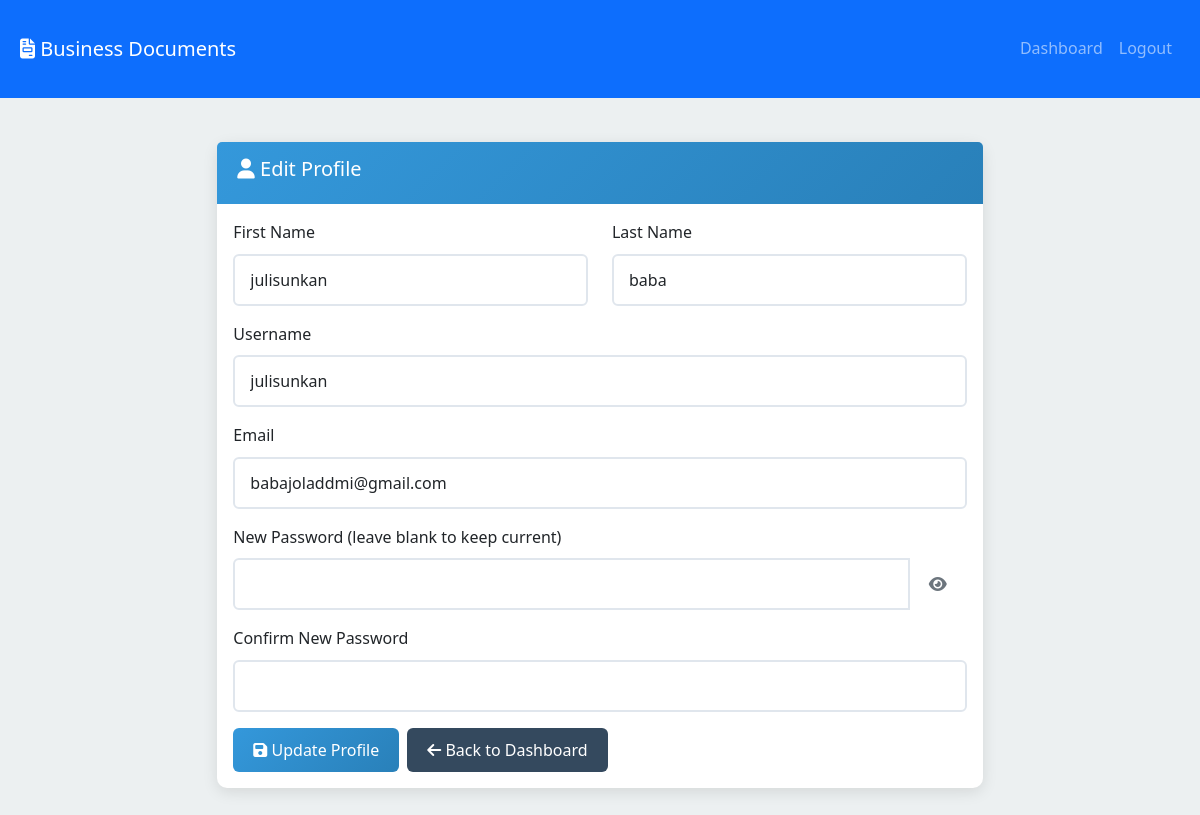
The page /profile (signed in) on the database its author committed.
### models.py (models this page shows, shortened)
class User(db.Model):
    id = db.Column(db.Integer, primary_key=True)
    username = db.Column(db.String(80), unique=True, nullable=False)
    email = db.Column(db.String(120), unique=True, nullable=False)
    password_hash = db.Column(db.String(255), nullable=False)
    first_name = db.Column(db.String(100), nullable=False)
    last_name = db.Column(db.String(100), nullable=False)
    is_admin = db.Column(db.Boolean, default=False)
    is_verified = db.Column(db.Boolean, default=False)
    verification_token = db.Column(db.String(100), nullable=True)
    reset_token = db.Column(db.String(100), nullable=True)
    reset_token_expires = db.Column(db.DateTime, nullable=True)
    created_at = db.Column(db.DateTime, default=datetime.utcnow)
    last_login = db.Column(db.DateTime, nullable=True)
    pdf_codes = db.relationship('UserPDFCode', foreign_keys='UserPDFCode.user_id', backref='user', lazy=True, cascade='all, delete-orphan')
    pdf_requests = db.relationship('PDFRequest', backref='user', lazy=True, cascade='all, delete-orphan')
    sent_messages = db.relationship('Message', foreign_keys='Message.sender_id', backref='sender', lazy=True, cascade='all, delete-orphan')
    received_messages = db.relationship('Message', foreign_keys='Message.recipient_id', backref='recipient', lazy=True, cascade='all, delete-orphan')
    uploaded_pdfs = db.relationship('UserPDFCode', foreign_keys='UserPDFCode.uploaded_by_admin_id', backref='uploader', lazy=True)

### app.py (the view, shortened to what this page needs)
@app.route('/profile', methods=['GET', 'POST'])
@login_required
def profile():
    user = User.query.get(session['user_id'])
    return render_template('profile.html', user=user)

### app.py (called while the page is built)
def login_required(f):
    @wraps(f)
    def decorated_function(*args, **kwargs):
        if 'user_id' not in session:
            flash('Please log in to access this page.', 'error')
            return redirect(url_for('login'))
        return f(*args, **kwargs)
    return decorated_function

### templates/profile.html (shortened to what this page needs)
<!DOCTYPE html>
<html lang="en">
<head>
    <link href="https://cdn.jsdelivr.net/npm/bootstrap@5.3.0/dist/css/bootstrap.min.css" rel="stylesheet">
    <link rel="stylesheet" href="https://cdnjs.cloudflare.com/ajax/libs/font-awesome/6.4.0/css/all.min.css">
    <link rel="stylesheet" href="{{ url_for('static', filename='css/style.css') }}">
</head>
<body>
    <nav class="navbar navbar-expand-lg navbar-dark bg-primary">
        <div class="container">
            <a class="navbar-brand" href="{{ url_for('dashboard') }}">
                <i class="fas fa-file-invoice"></i> Business Documents
            </a>
            <div class="navbar-nav ms-auto">
                <a class="nav-link" href="{{ url_for('dashboard') }}">Dashboard</a>
                <a class="nav-link" href="{{ url_for('logout') }}">Logout</a>
            </div>
        </div>
    </nav>
    <div class="container mt-4">
        <div class="row justify-content-center">
            <div class="col-md-8">
                <div class="card">
                    <div class="card-header">
                        <h5><i class="fas fa-user"></i> Edit Profile</h5>
                    </div>
                    <div class="card-body">
                        <form id="profileForm">
                            <div class="row">
                                <div class="col-md-6 mb-3">
                                    <label for="first_name" class="form-label">First Name</label>
                                    <input type="text" class="form-control" id="first_name" name="first_name" value="{{ user.first_name }}" required>
                                </div>
                                <div class="col-md-6 mb-3">
                                    <label for="last_name" class="form-label">Last Name</label>
                                    <input type="text" class="form-control" id="last_name" name="last_name" value="{{ user.last_name }}" required>
                                </div>
                            </div>
                            <div class="mb-3">
                                <label for="username" class="form-label">Username</label>
                                <input type="text" class="form-control" id="username" name="username" value="{{ user.username }}" required>
                            </div>
                            <div class="mb-3">
                                <label for="email" class="form-label">Email</label>
                                <input type="email" class="form-control" id="email" name="email" value="{{ user.email }}" required>
                            </div>
                            <div class="mb-3">
                                <label for="password" class="form-label">New Password (leave blank to keep current)</label>
                                <div class="input-group">
                                    <input type="password" class="form-control" id="password" name="password" minlength="6">
                                    <button type="button" class="btn btn-outline-secondary" id="togglePassword">
                                        <i class="fas fa-eye"></i>
                                    </button>
                                </div>
                            </div>
                            <div class="mb-3">
                                <label for="confirm_password" class="form-label">Confirm New Password</label>
                                <input type="password" class="form-control" id="confirm_password" name="confirm_password">
                            </div>
                            <div class="d-flex gap-2">
                                <button type="submit" class="btn btn-primary">
                                    <i class="fas fa-save"></i> Update Profile
                                </button>
                                <a href="{{ url_for('dashboard') }}" class="btn btn-secondary">
                                    <i class="fas fa-arrow-left"></i> Back to Dashboard
                                </a>
                            </div>
                        </form>
                    </div>
                </div>
            </div>
        </div>
    </div>
</body>
</html>

### static/css/style.css (style rules this page uses)
:root { --primary-color: #2c3e50; --secondary-color: #34495e; --accent-color: #3498db; --success-color: #27ae60; --danger-color: #e74c3c; --warning-color: #f39c12; --info-color: #16a085; --light-color: #ecf0f1; --dark-color: #2c3e50; --white: #ffffff; --black: #000000; --gradient-primary: linear-gradient(135deg, #2c3e50 0%, #34495e 100%); --gradient-accent: linear-gradient(135deg, #3498db 0%, #2980b9 100%); }
body { font-family: 'Segoe UI', Tahoma, Geneva, Verdana, sans-serif; background-color: var(--light-color); color: var(--dark-color); line-height: 1.6; margin: 0; padding: 0; }
.container { max-width: 1200px; margin: 0 auto; padding: 20px; }
.card, .document-card { border: none; border-radius: 10px; box-shadow: 0 4px 15px rgba(0, 0, 0, 0.1); margin-bottom: 20px; transition: all 0.3s ease; }
.card-header { background: var(--gradient-accent); color: var(--white); border-bottom: none; border-radius: 10px 10px 0 0; padding: 15px 20px; }
.btn { border-radius: 6px; padding: 10px 20px; font-weight: 500; transition: all 0.3s ease; border: none; }
.btn-primary { background: var(--gradient-accent); color: var(--white); }
.btn-secondary { background: var(--secondary-color); }
.form-control { border-radius: 6px; border: 2px solid #e0e6ed; padding: 12px 15px; transition: all 0.3s ease; }

### rows shown on the page
User: first_name "julisunkan", last_name "baba", username "julisunkan", email "babajoladdmi@gmail.com"
